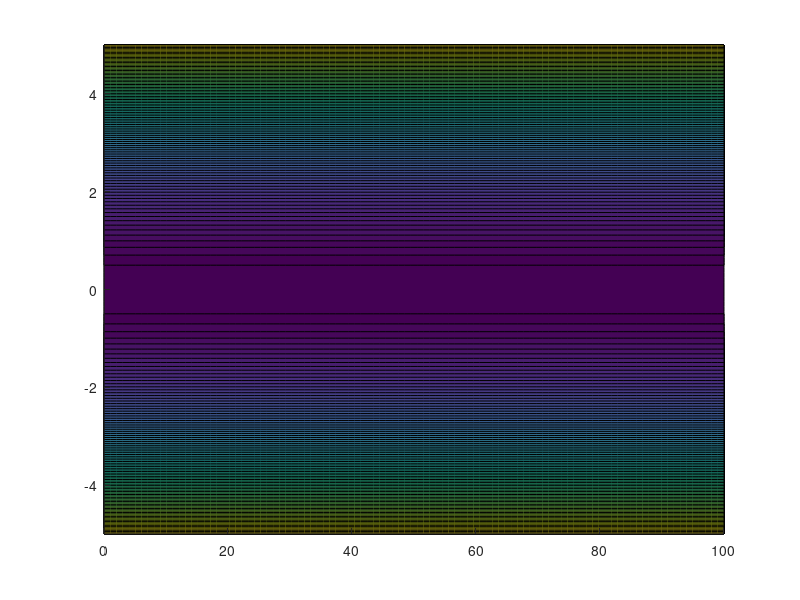

Source code (MATLAB): (Note: this script raises an error after producing the figure.)
[X, Y] = meshgrid(linspace(0,100,100), linspace(-5,5,100));


V_x = Y.^2;



contourf(X, Y, V_x, 100, 'edgecolor','none')
% colormap(jet)
colorbar
axis equal


%%
x_range = [0:10];
v_0 = ones(1,10) * 4;
[X, V] = ode45(@full_rate, x_range, v_0);


function full_rate(x, v)





end


%%


h = [-0.5:0.01:0.5];
V_x0 = 1;

[h, v_x] = ode45(@rate_func, h, V_x0)

plot(h, v_x)
axis equal
ylabel("Velocity")
xlabel("Height")



function dV_xdy = rate_func(h, v)

mu = 1;
a = 1;


dV_xdy = v / ((0.5 / mu) * (h^2 - a^2) * mu / h)

end